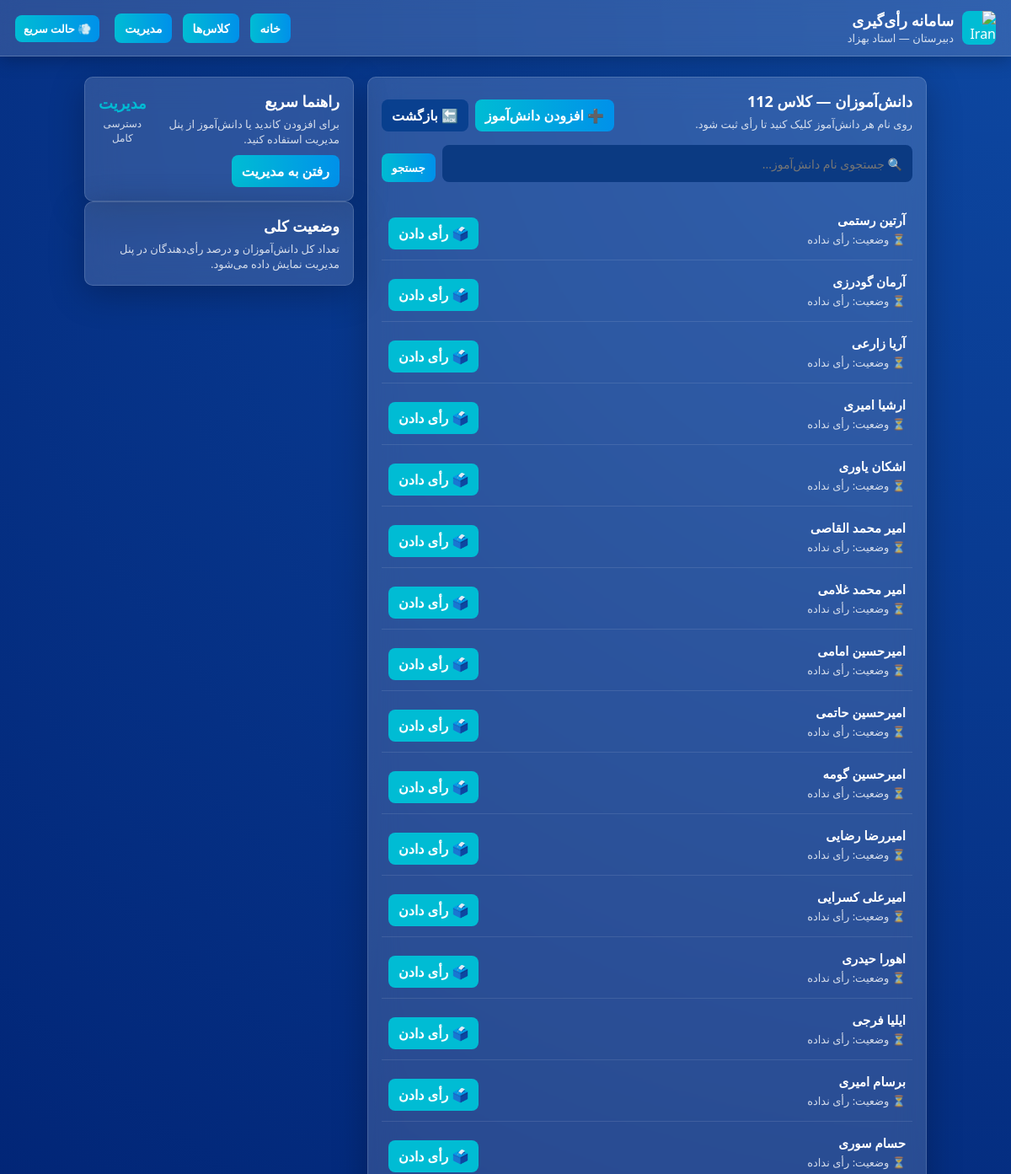
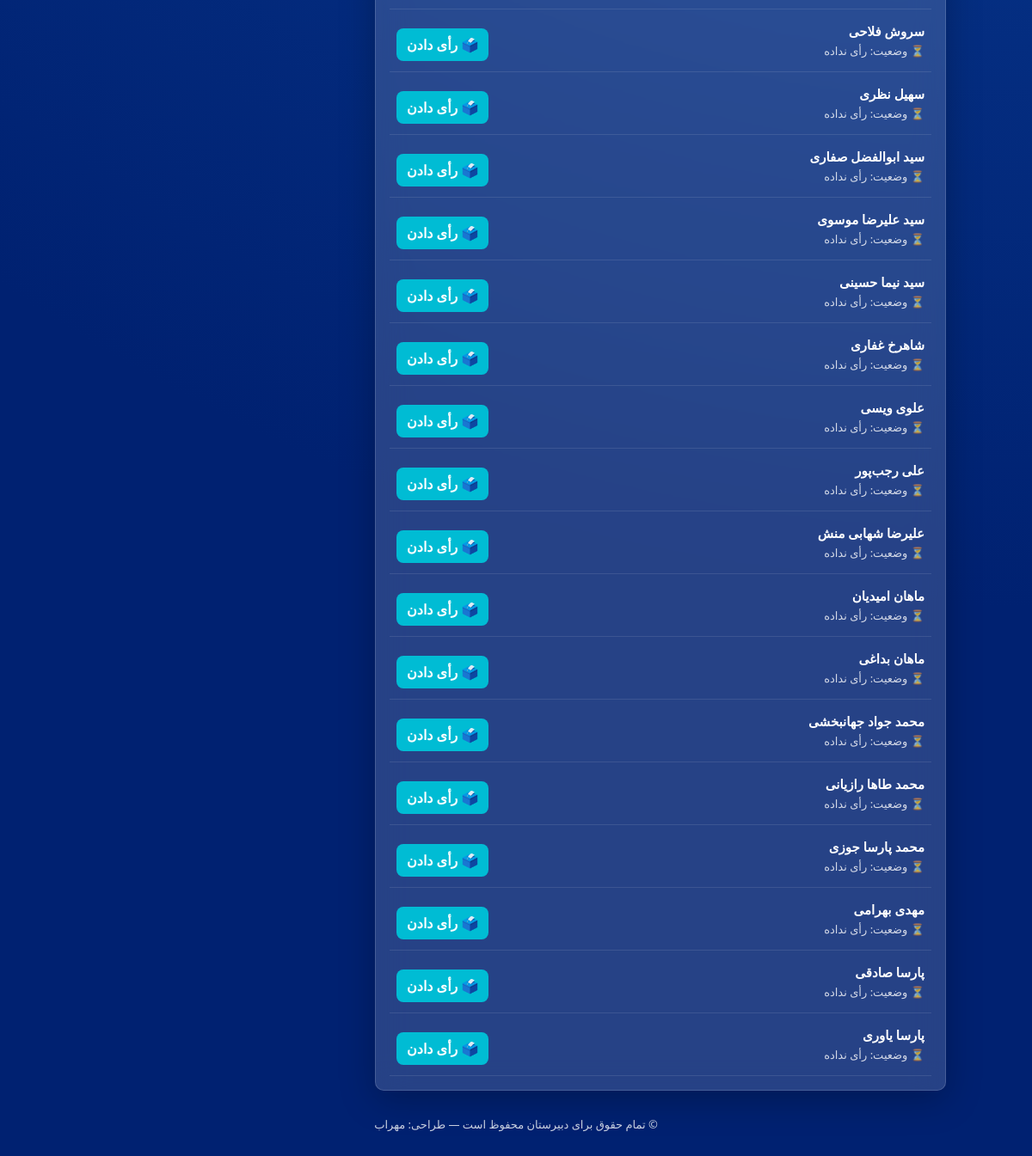
The page /class/3 on the database its author committed (2 pictures, top to bottom).
### tables this page shows
CREATE TABLE classes (
            id INTEGER PRIMARY KEY AUTOINCREMENT,
            name TEXT UNIQUE
        );

CREATE TABLE students (
            id INTEGER PRIMARY KEY AUTOINCREMENT,
            name TEXT,
            class_id INTEGER,
            voted INTEGER DEFAULT 0,
            UNIQUE(name, class_id)
        );

### app.py (the view)
@app.route("/class/<int:class_id>")
def students_list(class_id):
    theme = session.get("theme", "glass")
    search = request.args.get("search", "").strip()
    conn = connect_db()
    cur = conn.cursor()
    if search:
        cur.execute("""
            SELECT id, name, voted FROM students
            WHERE class_id = ? AND name LIKE ?
            ORDER BY name
        """, (class_id, f"%{search}%"))
    else:
        cur.execute("SELECT id, name, voted FROM students WHERE class_id=? ORDER BY name", (class_id,))
    students = cur.fetchall()
    cur.execute("SELECT name FROM classes WHERE id=?", (class_id,))
    cls = cur.fetchone()
    class_name = cls[0] if cls else ""
    conn.close()
    return render_template("students_list.html",
                           students=students,
                           class_id=class_id,
                           class_name=class_name,
                           search=search,
                           theme=theme)

### app.py (called while the page is built)
def connect_db():
    return sqlite3.connect(DB)

### templates/students_list.html (shortened to what this page needs)
{% extends "base.html" %}
{% block content %}
<div class="card">
    <header class="card-header" style="display:flex; justify-content:space-between; align-items:center; flex-wrap:wrap; gap:12px;">
        <div>
            <h2 class="h-main">دانش‌آموزان — کلاس {{ class_name }}</h2>
            <p class="muted">روی نام هر دانش‌آموز کلیک کنید تا رأی ثبت شود.</p>
        </div>
        <div style="display:flex; gap:8px; flex-wrap:wrap;">
            <a href="{{ url_for('add_student', class_id=class_id) }}" class="btn">➕ افزودن دانش‌آموز</a>
            <a href="{{ url_for('select_class') }}" class="btn" style="background:#09408f;">🔙 بازگشت</a>
        </div>
    </header>
    <form method="get" action="" style="margin-top:16px; display:flex; gap:8px; flex-wrap:wrap;">
        <input
            type="text"
            name="search"
            value="{{ search }}"
            placeholder="🔍 جستجوی نام دانش‌آموز..."
            style="
                flex:1;
                padding:10px 12px;
                border:none;
                border-radius:8px;
                font-size:14px;
                outline:none;
                background:#0b3a82;
                color:white;
            "
        >
        <button type="submit" class="btn">جستجو</button>
    </form>
    <div style="margin-top:20px;">
        {% if students %}
            {% for s in students %}
                <div
                    class="student-row"
                    style="
                        display:flex;
                        justify-content:space-between;
                        align-items:center;
                        padding:12px 8px;
                        border-bottom:1px solid rgba(255,255,255,0.1);
                        transition:background 0.2s;
                    "
                    onmouseover="this.style.background='rgba(255,255,255,0.05)'"
                    onmouseout="this.style.background='transparent'"
                >
                    <div>
                        <div style="font-weight:600; font-size:15px;">{{ s[1] }}</div>
                        <div class="muted" style="margin-top:4px; font-size:13px;">
                            {% if s[2] == 1 %}
                                ✅ وضعیت: رأی داده
                            {% else %}
                                ⏳ وضعیت: رأی نداده
                            {% endif %}
                        </div>
                    </div>
                    <div>
                        {% if s[2] == 1 %}
                            <span style="color:var(--muted); font-weight:700;">✔ ثبت‌شده</span>
                        {% else %}
                            <a
                                href="{{ url_for('vote', class_id=class_id, student_id=s[0]) }}"
                                class="btn"
                                style="background:var(--accent);"
                            >🗳️ رأی دادن</a>
                        {% endif %}
                    </div>
                </div>
            {% endfor %}
        {% else %}
            <p class="muted" style="text-align:center; padding:16px;">هیچ دانش‌آموزی پیدا نشد.</p>
        {% endif %}
    </div>
</div>
{% endblock %}

### templates/base.html (style rules this page uses)
:root { --bg-start: #0d47a1; --bg-end: #002171; --card-glass: rgba(255,255,255,0.15); --accent: #00bcd4; --accent-hover: #26c6da; --white: #ffffff; --muted: rgba(255,255,255,0.8); }
* { box-sizing: border-box; margin:0; padding:0; font-family: Vazirmatn, system-ui, -apple-system, "Segoe UI", Roboto, Arial; }
body.theme-glass { background: radial-gradient(circle at top right, var(--bg-start), var(--bg-end) 70%); color: var(--white); -webkit-font-smoothing: antialiased; min-height: 100vh; }
body.theme-glass .card { background: var(--card-glass); backdrop-filter: blur(18px); box-shadow: 0 10px 40px rgba(0,0,0,0.25); border: 1px solid rgba(255,255,255,0.15); transition: all 0.4s ease; }
.card { border-radius: 10px; padding: 16px; }
.h-main { font-size: 18px; margin-bottom: 6px; font-weight: 700; }
.muted { color: var(--muted); font-size: 13px; }
.btn { display: inline-block; padding: 8px 12px; border-radius: 8px; font-weight: 700; cursor: pointer; border: none; text-decoration: none; color: var(--white); background: linear-gradient(90deg, var(--accent), #0091ea); margin-top: 10px; }

### rows shown on the page
classes: name "112"
students: name "آرتین رستمی", voted "⏳ وضعیت: رأی نداده"
students: name "آرمان گودرزی", voted "⏳ وضعیت: رأی نداده"
students: name "آریا زارعی", voted "⏳ وضعیت: رأی نداده"
students: name "ارشیا امیری", voted "⏳ وضعیت: رأی نداده"
students: name "اشکان یاوری", voted "⏳ وضعیت: رأی نداده"
students: name "امیر محمد القاصی", voted "⏳ وضعیت: رأی نداده"
students: name "امیر محمد غلامی", voted "⏳ وضعیت: رأی نداده"
students: name "امیرحسین امامی", voted "⏳ وضعیت: رأی نداده"
students: name "امیرحسین حاتمی", voted "⏳ وضعیت: رأی نداده"
students: name "امیرحسین گومه", voted "⏳ وضعیت: رأی نداده"
students: name "امیررضا رضایی", voted "⏳ وضعیت: رأی نداده"
students: name "امیرعلی کسرایی", voted "⏳ وضعیت: رأی نداده"
students: name "اهورا حیدری", voted "⏳ وضعیت: رأی نداده"
students: name "ایلیا فرجی", voted "⏳ وضعیت: رأی نداده"
students: name "برسام امیری", voted "⏳ وضعیت: رأی نداده"
students: name "حسام سوری", voted "⏳ وضعیت: رأی نداده"
students: name "سروش فلاحی", voted "⏳ وضعیت: رأی نداده"
students: name "سهیل نظری", voted "⏳ وضعیت: رأی نداده"
students: name "سید ابوالفضل صفاری", voted "⏳ وضعیت: رأی نداده"
students: name "سید علیرضا موسوی", voted "⏳ وضعیت: رأی نداده"
students: name "سید نیما حسینی", voted "⏳ وضعیت: رأی نداده"
students: name "شاهرخ غفاری", voted "⏳ وضعیت: رأی نداده"
students: name "علوی ویسی", voted "⏳ وضعیت: رأی نداده"
students: name "علی رجب‌پور", voted "⏳ وضعیت: رأی نداده"
students: name "علیرضا شهابی منش", voted "⏳ وضعیت: رأی نداده"
students: name "ماهان امیدیان", voted "⏳ وضعیت: رأی نداده"
students: name "ماهان بداغی", voted "⏳ وضعیت: رأی نداده"
students: name "محمد جواد جهانبخشی", voted "⏳ وضعیت: رأی نداده"
students: name "محمد طاها رازیانی", voted "⏳ وضعیت: رأی نداده"
students: name "محمد پارسا جوزی", voted "⏳ وضعیت: رأی نداده"
students: name "مهدی بهرامی", voted "⏳ وضعیت: رأی نداده"
students: name "پارسا صادقی", voted "⏳ وضعیت: رأی نداده"
students: name "پارسا یاوری", voted "⏳ وضعیت: رأی نداده"
